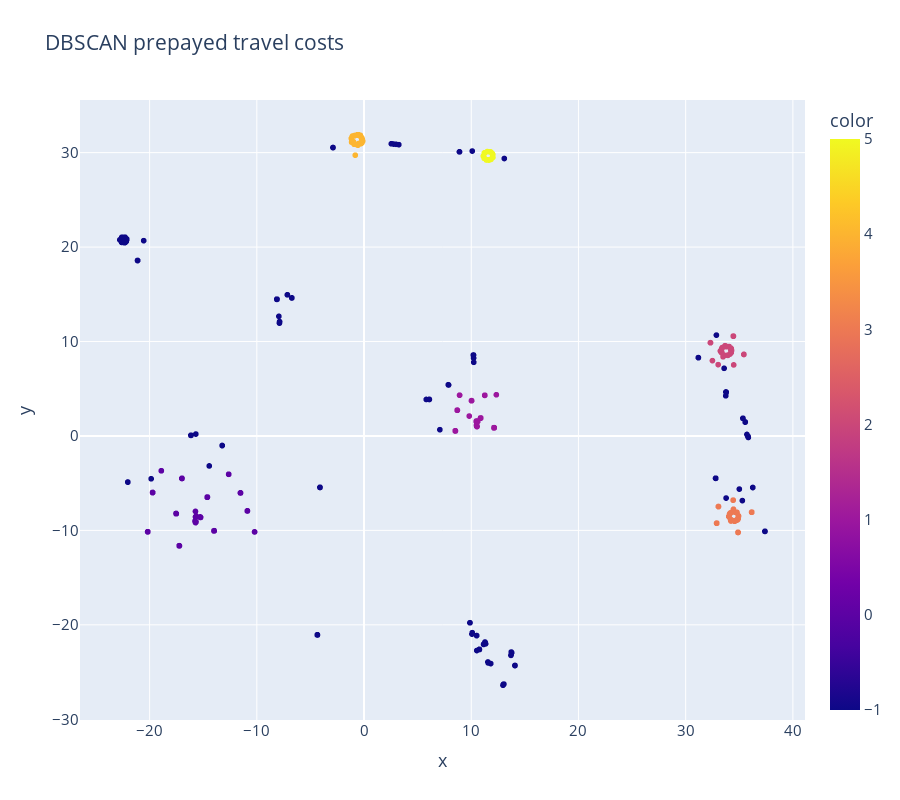

Source (notebook cell):
### Code cell
fig = px.scatter(tdf_ptc_18, x = tsne_representation_ptc_18[:, 0], y = tsne_representation_ptc_18[:, 1],
                color = tdf_ptc_18['DBSCAN_label'].to_list(),
                height = 800, width = 900,
                title = "DBSCAN prepayed travel costs")
fig.update_layout(font_size =15)
#fig.show()

### Figure 1 — Plotly figure (JSON) as saved in the notebook; plotly's stock layout.template omitted (floating-point values rounded to 4 significant figures; data arrays with more than 128 entries replaced by an {"elided": "..."} marker saying what was removed)
{"data": [{"hovertemplate": "x=%{x}<br>y=%{y}<br>color=%{marker.color}<extra></extra>", "legendgroup": "", "marker": {"color": {"elided": "1776 int values"}, "coloraxis": "coloraxis", "symbol": "circle"}, "mode": "markers", "name": "", "showlegend": false, "type": "scattergl", "x": {"elided": "1776 float values"}, "xaxis": "x", "y": {"elided": "1776 float values"}, "yaxis": "y"}], "layout": {"coloraxis": {"colorbar": {"title": {"text": "color"}}, "colorscale": [[0, "#0d0887"], [0.1111, "#46039f"], [0.2222, "#7201a8"], [0.3333, "#9c179e"], [0.4444, "#bd3786"], [0.5556, "#d8576b"], [0.6667, "#ed7953"], [0.7778, "#fb9f3a"], [0.8889, "#fdca26"], [1, "#f0f921"]]}, "font": {"size": 15}, "height": 800, "legend": {"tracegroupgap": 0}, "title": {"text": "DBSCAN prepayed travel costs"}, "width": 900, "xaxis": {"anchor": "y", "domain": [0, 1], "title": {"text": "x"}}, "yaxis": {"anchor": "x", "domain": [0, 1], "title": {"text": "y"}}}}
